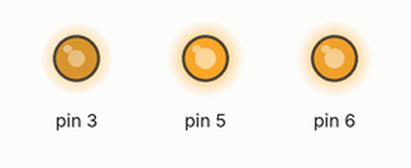
Bench run of a sketch on a simulated Arduino Uno, built with avr-gcc and run on an emulated ATmega328P. On the bench: output pins drawn as LEDs (lit = HIGH). Random numbers use the default seed unless the sketch sets one.

Above: at 0.1 s.
At 4.6 s:
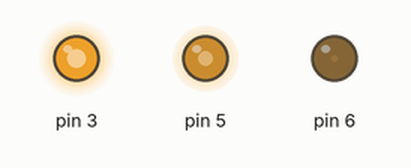
At 9.6 s:
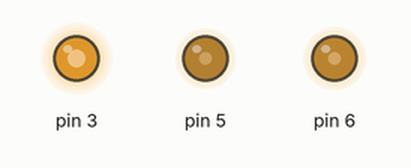
At 19.6 s:
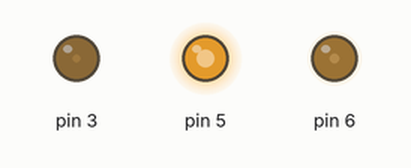
At 29.1 s:
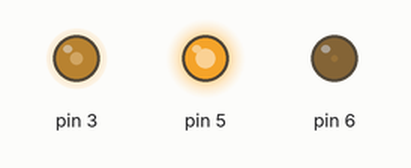
At 39.1 s:
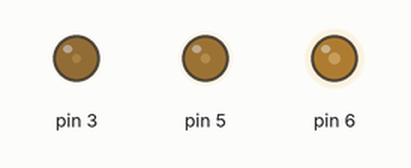
Timing chart, 0 to 40.0 s (numbered marks = the images above):
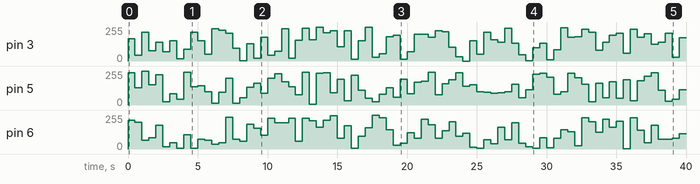

Measured:
- by itself, pin 3: 0/255 → 167/255 at 0.00 s, → 42/255 0.50 s later, → 216/255 0.50 s later, → 77/255 0.50 s later, … (80 changes in this stretch)
- by itself, pin 5: 0/255 → 241/255 at 0.00 s, → 130/255 0.50 s later, → 254/255 0.50 s later, → 152/255 0.50 s later, … (80 changes in this stretch)
- by itself, pin 6: 0/255 → 217/255 at 0.00 s, → 200/255 0.50 s later, → 67/255 0.50 s later, → 85/255 0.50 s later, … (79 changes in this stretch)

The sketch:

sketch_jul04a.ino
```cpp
void setup() {
  pinMode(5, OUTPUT);
  pinMode(6, OUTPUT);
  pinMode(3, OUTPUT);
}

void loop() {
  analogWrite(3, rand()%256);
  analogWrite(5, rand()%256);
  analogWrite(6, rand()%256);
  delay(500);

}
```
